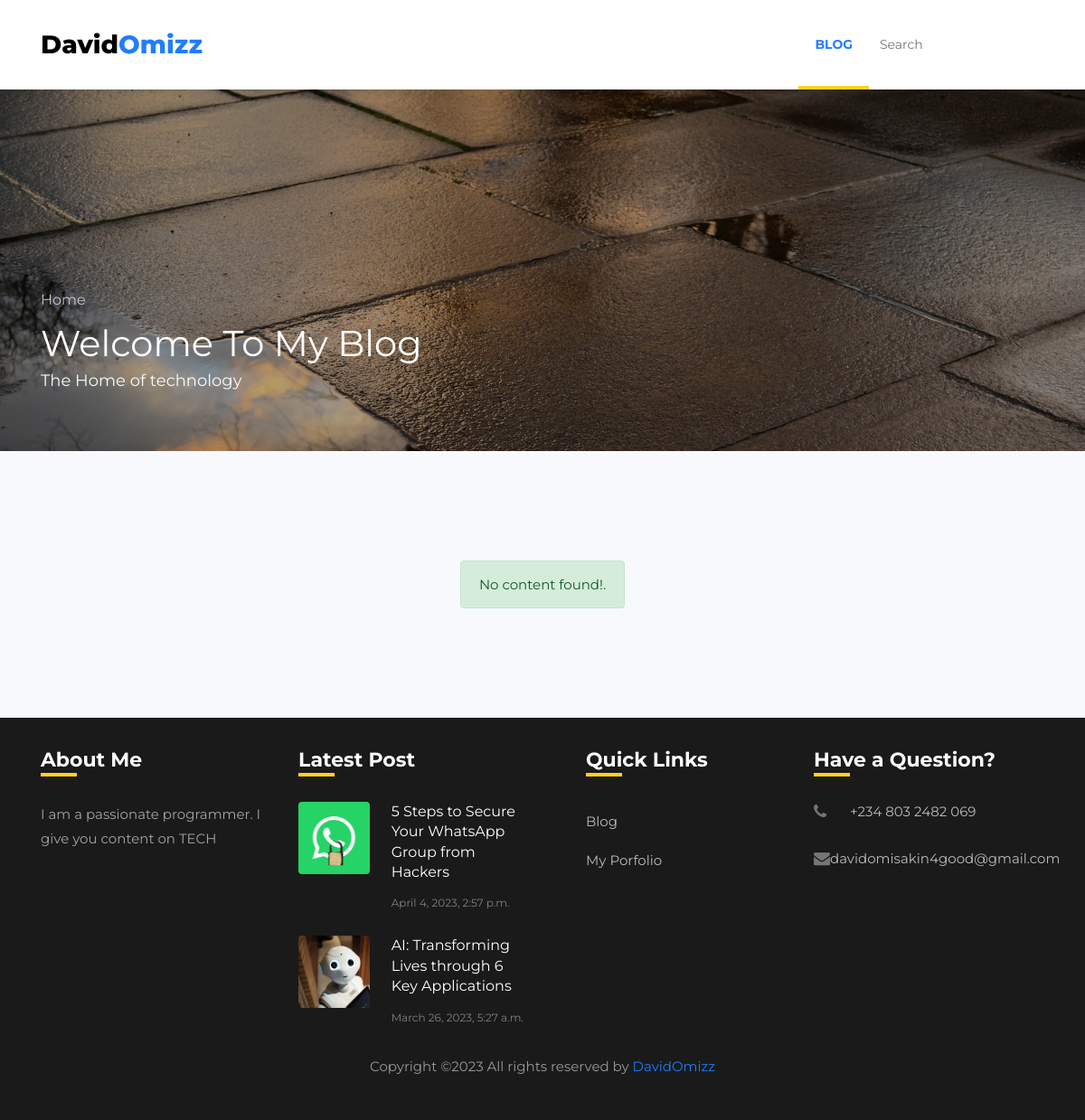
Before: /?category=Coding with the older database file.
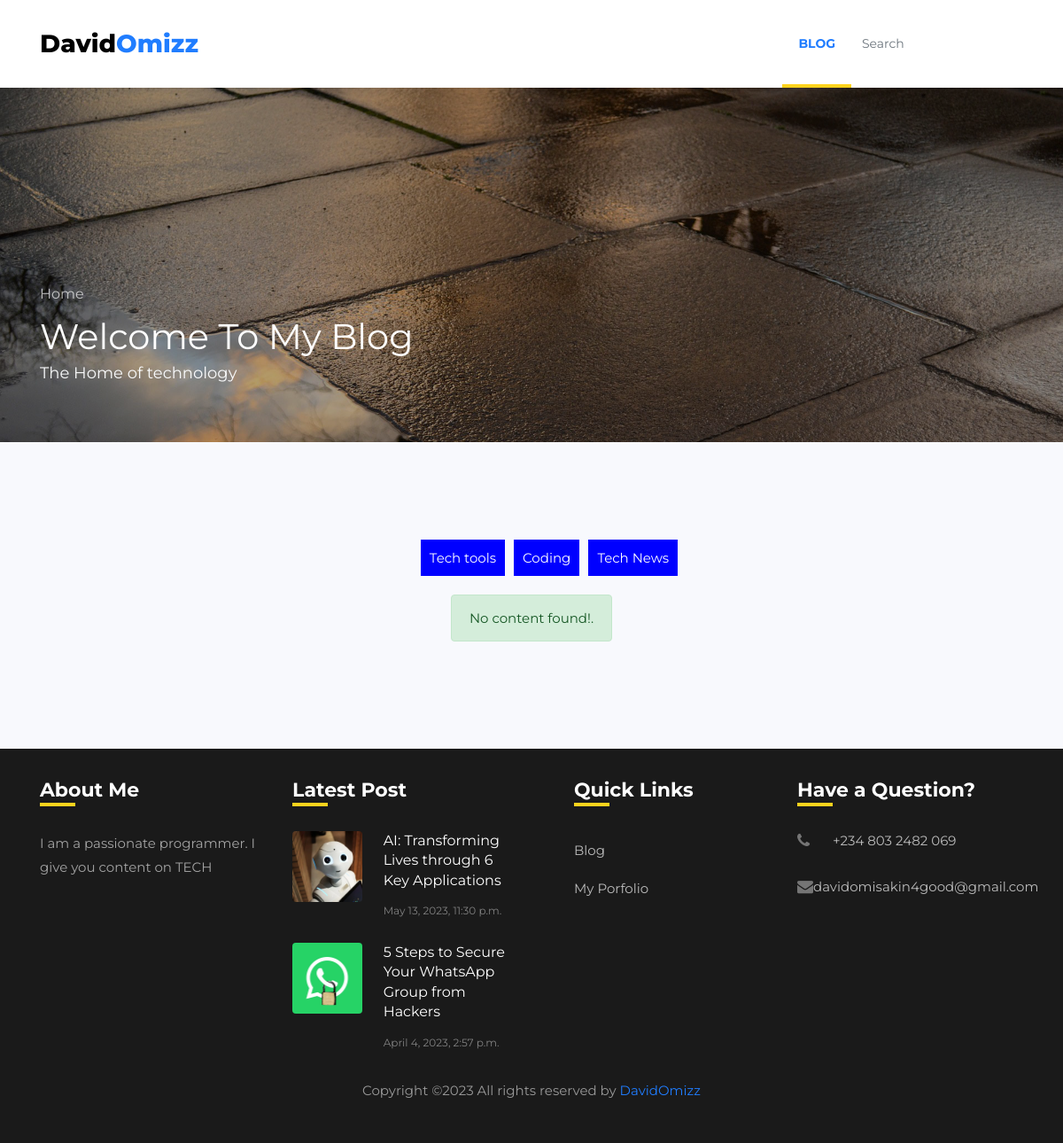
After: the same page with the newer database file.
### blog/models.py (models this page shows, shortened)
class Post(models.Model):
    title = models.CharField(max_length=300, unique=True)
    slug = models.SlugField(max_length=300, unique=True)
    author = models.ForeignKey(User, on_delete= models.CASCADE,related_name='blog_post')
    updated_on = models.DateTimeField(auto_now= True)
    content = RichTextUploadingField()
    created_on = models.DateTimeField(auto_now_add=True)
    updated_at = models.DateTimeField(auto_now= True)
    status = models.IntegerField(choices=STATUS, default=0)
    image = models.ImageField()
    views = models.PositiveIntegerField(default=0)
    category = models.ForeignKey(Category, null=True, blank=True, on_delete=models.CASCADE)
    class Meta:
        ordering = ['-created_on']

class Category(models.Model):
    title = models.CharField(max_length=255)
    description = models.TextField(max_length=255)
    created_at = models.DateTimeField(auto_now_add=True)
    updated_at = models.DateTimeField(auto_now=True)
    def __str__(self):
        return self.title

### blog/views.py (the view)
# urls.py: path('', views.BlogList, name='home'),
def BlogList (request):
    template_name = 'blog.html'
    blog_list = Post.objects.filter(status=1).order_by('-created_on')
    blog_latest = Post.objects.filter(status=1).order_by('-created_on')[:2]
    category = Category.objects.all()
    page = request.GET.get('page', 1)
    x = blog_list.count()
    y = x/2
    paginator = Paginator(blog_list,y) # Show 25 contacts per page.]
    try:
        posts = paginator.page(page)
    except PageNotAnInteger:
        posts = paginator.page(1)
    except EmptyPage:
        posts = paginator.page(paginator.num_pages)
    query = request.GET.get('q')
    selected_category = request.GET.get('category')
    if query:
        posts = Post.objects.filter(Q(title__icontains=query) | Q(content__icontains=query)).order_by('-created_on')
    elif selected_category:
        posts = Post.objects.filter(category__title__icontains=selected_category)
    else:
        posts = Post.objects.all()
    if not posts:
        messages.warning(request, 'No content found!.')
    return render(request, template_name, {"blog_list":blog_list, 'posts': posts, 'blog_latest':blog_latest, 'category':category})

### templates/blog.html (shortened to what this page needs)
{% extends 'base.html' %}
{% load static %}
{% block content %}
    <section class="ftco-section bg-light">
      <div class="category-list" id="category-list" style="width: 50%; margin: 0 auto;">
        <ul style="list-style-type: none; display: flex; justify-content: center; color: white;">
          {% for cat in category %}
            <li style="margin: 5px; background-color: blue; padding: 7px 10px;">
              <a href="?category={{ cat }}" style="color: white;">{{ cat }}</a>
            </li>
          {% endfor %}
        </ul>
      </div>
      <div class="container">
        {% if messages %}
          <div style="justify-content: center; display: flex; align-items: center;">
            <div class="alert alert-success">{{ message }}</div>
          </div>
          {% endif %}
    </div>
    </section>
{% endblock %}

### templates/base.html (shortened to what this page needs)
{% load static %}
<!DOCTYPE html>
<html lang="en">
  <head>
    <link rel="stylesheet" href="https://stackpath.bootstrapcdn.com/font-awesome/4.7.0/css/font-awesome.min.css">
    <link rel="stylesheet" href="{% static 'css/animate.css' %}">
    <link rel="stylesheet" href="{% static 'css/owl.carousel.min.css' %}">
    <link rel="stylesheet" href="{% static 'css/owl.theme.default.min.css' %}">
    <link rel="stylesheet" href="{% static 'css/magnific-popup.css' %}">
    <link rel="stylesheet" href="{% static 'css/bootstrap-datepicker.css' %}">
    <link rel="stylesheet" href="{% static 'css/jquery.timepicker.css' %}">
    <link rel="stylesheet" href="{% static 'css/flaticon.css' %}">
    <link rel="stylesheet" href="{% static 'css/style.css' %}">
  </head>
  <body>
		<nav class="navbar navbar-expand-lg navbar-dark ftco_navbar bg-dark ftco-navbar-light" id="ftco-navbar">
	    <div class="container">
	    	<a class="navbar-brand" href="{% url 'home' %}">David<span>Omizz</span></a>
	      <div class="collapse navbar-collapse" id="ftco-nav">
	        <ul class="navbar-nav ml-auto">
	          <li class="nav-item active"><a href="{% url 'home' %}" class="nav-link">Blog</a></li>
	        </ul>
          <form action="" class="site-block-top-search">
            <input type="text" name="q" class="form-control border-0" placeholder="Search">
          </form>
	      </div>
	    </div>
	  </nav>
    <section class="hero-wrap hero-wrap-2" style="background-image: url('{% static 'images/bg_2.jpg' %} ');" data-stellar-background-ratio="0.5">
      <div class="overlay"></div>
      <div class="container">
        <div class="row no-gutters slider-text align-items-end">
          <div class="col-md-9 ftco-animate pb-5">
          	<p class="breadcrumbs mb-2"><span class="mr-2"><a href="{% url 'home' %}">Home </a></span>
            <h1 class="mb-0 bread">Welcome To My Blog</h1>
            <p class="text-light">The Home of technology</p>
          </div>
        </div>
      </div>
    </section>
    {% block content %}
    {% endblock %}
    <footer class="footer">
			<div class="container">
				<div class="row">
					<div class="col-md-6 col-lg-3 mb-4 mb-md-0">
						<h2 class="footer-heading">About Me</h2>
						<p>I am a passionate programmer. I give you content on TECH</p>
						<ul class="ftco-footer-social p-0">
            </ul>
					</div>
					<div class="col-md-6 col-lg-3 mb-4 mb-md-0">
						<h2 class="footer-heading">Latest Post</h2>
            {% if blog_latest %}
            {% for bl in blog_latest %}
						<div class="block-21 mb-4 d-flex">
              <a class="img mr-4 rounded" style="background-image:url('{{bl.image.url}}');"></a>
              <div class="text">
                <h3 class="heading"><a href="#">{{ bl.title }}</a></h3>
                <div class="meta">
                  <div><a href="#">{{ bl.created_on }}</a></div>
                </div>
              </div>
            </div>
            {% endfor %}
            {% endif %}
					</div>
					<div class="col-md-6 col-lg-3 pl-lg-5 mb-4 mb-md-0">
						<h2 class="footer-heading">Quick Links</h2>
						<ul class="list-unstyled">
              <li><a href="#" class="py-2 d-block">Blog</a></li>
              <li><a href="#" class="py-2 d-block">My Porfolio</a></li>
            </ul>
					</div>
					<div class="col-md-6 col-lg-3 mb-4 mb-md-0">
						<h2 class="footer-heading">Have a Question?</h2>
						<div class="block-23 mb-3">
              <ul>
                <li><a href="#"><span class="icon fa fa-phone"></span> <span class="text">+234 803 2482 069</span></a></li>
                <li><a href="mailto:davidomisakin4good@gmail.com"><span class="icon fa fa-envelope"></span> <span class="text">davidomisakin4good@gmail.com</span></a></li>
              </ul>
            </div>
					</div>
				</div>
				<div class="row mt-1">
          <div class="col-md-12 text-center">
            <p class="copyright">
              Copyright &copy;{% now "Y" %} All rights reserved by <a href="https://davidomizz.pythonanywhere.com/" target="_blank">DavidOmizz</a>
              </p>
          </div>
        </div>
			</div>
		</footer>
</body>
</html>

Changed rows visible on the page:
added Category: title "Tech tools"
added Category: title "Coding"
added Category: title "Tech News"
changed Post "AI: Transforming Lives through 6 Key Applications": created_on "March 26, 2023, 5:27 a.m." → "May 13, 2023, 11:30 p.m."; moves up the list
